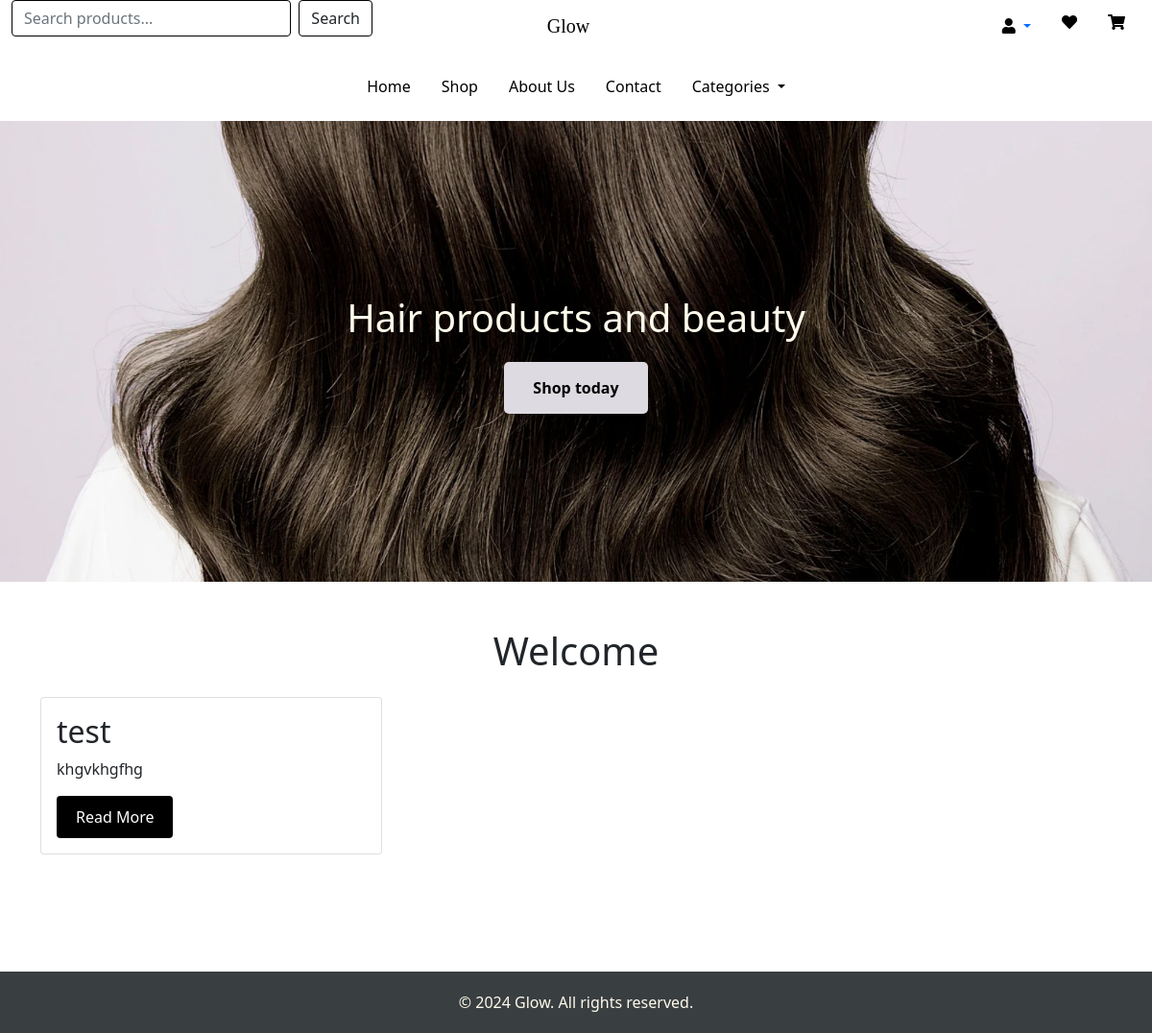
Before: / with the older database file.
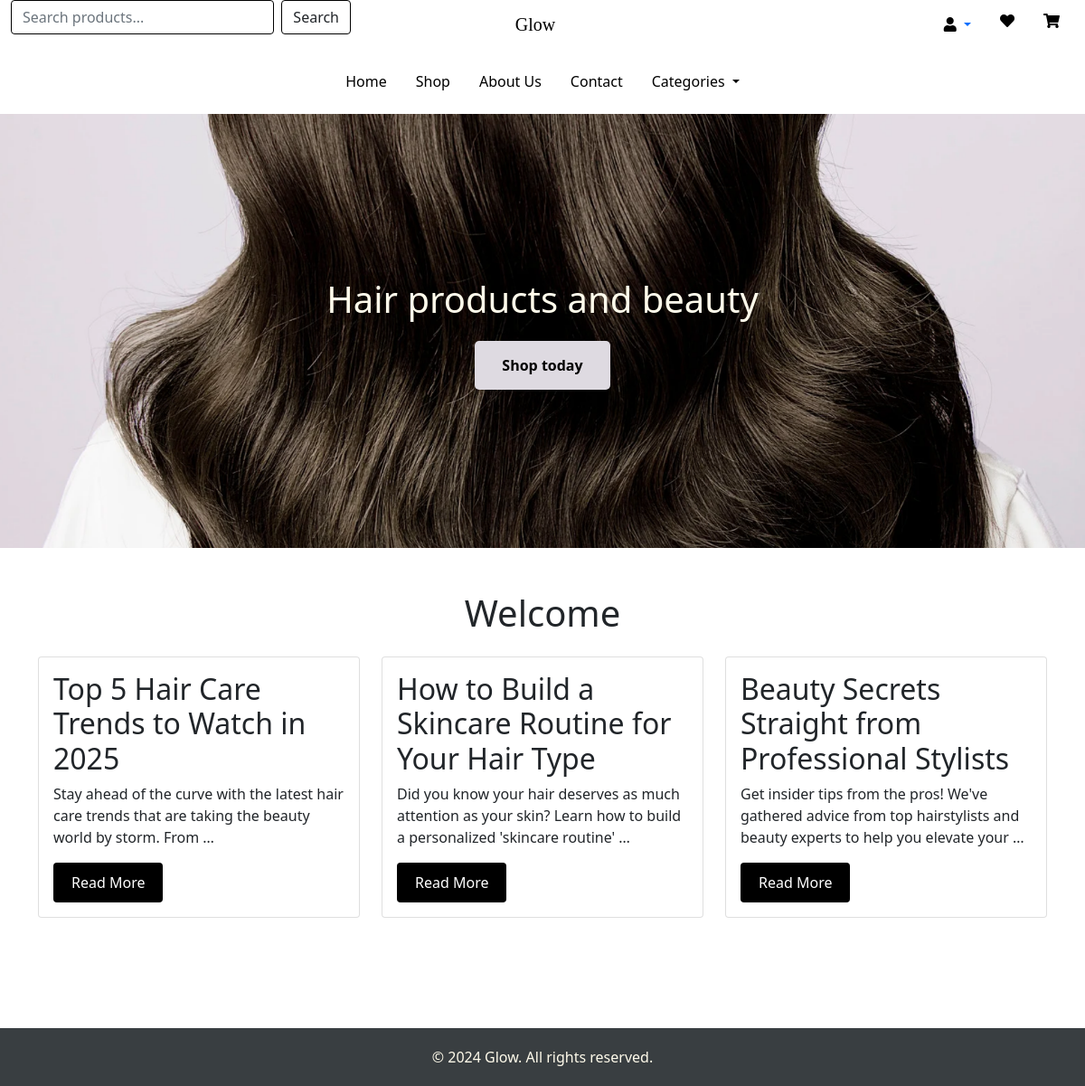
After: the same page with the newer database file.
### home/models.py (models this page shows, shortened)
class Post(models.Model):
    title = models.CharField(max_length=200)
    content = models.TextField()
    created_at = models.DateTimeField(auto_now_add=True)
    def get_absolute_url(self):
        return reverse('post_detail', kwargs={'pk': self.pk})

### home/views.py (the view)
# urls.py: path('', views.index, name='index'),
def index(request):
    posts = Post.objects.all()
    return render(request, 'home/index.html', {'posts': posts})

### home/templates/home/index.html
{% extends "base.html" %}
{% block content %}
	<section class="hero">
		<div class="hero-content">
			<p class="tagline">Hair products and beauty</p>
			<a href="#contact" class="cta-button">Shop today</a>
		</div>
	</section>
	<section id="posts" class="container py-5">
		<div class="row">
			<h1 class="col-12 text-center mb-4">Welcome</h1>
		</div>
		<div class="row">
			{% for post in posts %}
				<div class="col-12 col-md-4 mb-4">
					<div class="card h-100">
						<div class="card-body">
							<h2 class="card-title">{{ post.title }}</h2>
							<p class="card-text">
								{{ post.content|truncatewords:20 }}
							</p>
							<a href="{{ post.get_absolute_url }}" class="btn btn-primary">Read More</a>
						</div>
					</div>
				</div>
			{% endfor %}
		</div>
	</section>
{% endblock %}

Changed rows visible on the page:
changed Post: title "test" → "Top 5 Hair Care Trends to Watch in 2025"; content "khgvkhgfhg" → "Stay ahead of the curve with the latest hair care trends that are taking the beauty world by storm. From …"
added Post: title "How to Build a Skincare Routine for Your Hair Type", content "Did you know your hair deserves as much attention as your skin? Learn how to build a personalized 'skincare routine' …"
added Post: title "Beauty Secrets Straight from Professional Stylists", content "Get insider tips from the pros! We've gathered advice from top hairstylists and beauty experts to help you elevate your …"
